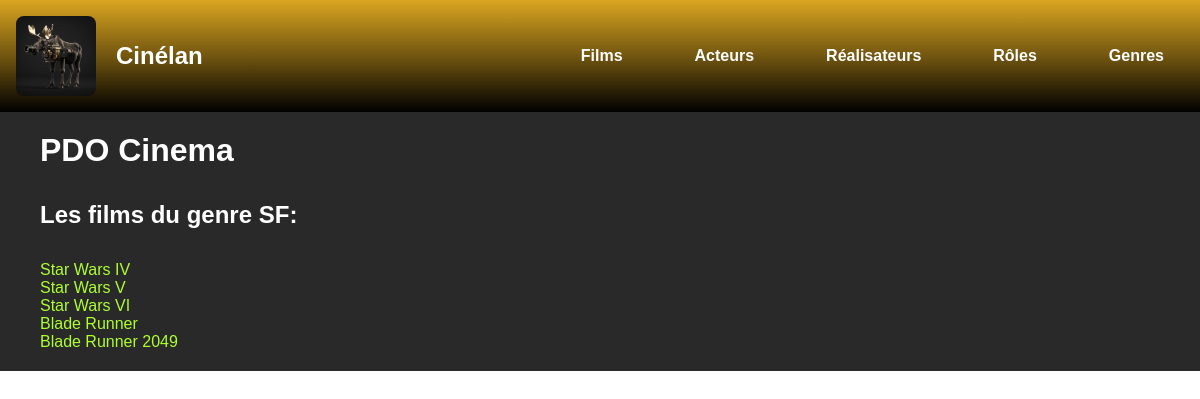
Screenshot of /index.php?action=detGenres&id=1 with the database file from the repository.
### tables this page shows
CREATE TABLE IF NOT EXISTS `genre` (
  `id_genre` int(11) NOT NULL AUTO_INCREMENT,
  `libelle_genre` varchar(50) NOT NULL,
  PRIMARY KEY (`id_genre`)
);

CREATE TABLE IF NOT EXISTS `genrer` (
  `id_film` int(11) NOT NULL,
  `id_genre` int(11) NOT NULL,
  PRIMARY KEY (`id_film`,`id_genre`),
  KEY `genrer_ibfk_2` (`id_genre`),
  CONSTRAINT `genrer_ibfk_1` FOREIGN KEY (`id_film`) REFERENCES `film` (`id_film`),
  CONSTRAINT `genrer_ibfk_2` FOREIGN KEY (`id_genre`) REFERENCES `genre` (`id_genre`)
);

CREATE TABLE IF NOT EXISTS `film` (
  `id_film` int(11) NOT NULL AUTO_INCREMENT,
  `titre_film` varchar(50) NOT NULL,
  `date_sortie_film` date NOT NULL,
  `temps_min_film` int(11) NOT NULL DEFAULT '0',
  `resume_film` text,
  `note_film` int(11) DEFAULT NULL,
  `image_film` varchar(50) DEFAULT 'indisponible.jpg',
  `id_realisateur` int(11) NOT NULL,
  PRIMARY KEY (`id_film`),
  KEY `FK_FILM_REALISATEUR` (`id_realisateur`),
  CONSTRAINT `FK_FILM_REALISATEUR` FOREIGN KEY (`id_realisateur`) REFERENCES `realisateur` (`id_realisateur`)
);

### controller/CinemaController.php (called while the page is built, shortened)
<?php
class CinemaController
{
    public function detGenres($id)
    {
        $pdo = Connect::seConnecter();
        $requete = $pdo->prepare("
            SELECT *
            FROM genre ge
            INNER JOIN genrer ger ON ge.id_genre = ger.id_genre
            INNER JOIN film f ON ger.id_film = f.id_film
            WHERE ge.id_genre = :id
        ");
        $requete->execute(["id" => $id]);
        require "view/detail/detailGenre.php";
    }
}

### view/detail/detailGenre.php (the view, shortened to what this page needs)
<?php
    $genre = $requete->fetchAll();
?>
<div >
    <?php foreach($genre as $film){ ?>
        <p class="foreach"><a href="index.php?action=detFilms&id=<?= $film['id_film'] ?>"><?= $film['titre_film'] ?></a></p>
    <?php } ?>
</div>
<?php
    $titre_secondaire = "Les films du genre ".$genre[0]['libelle_genre'].":";
    $contenu = ob_get_clean();
    require "view/template.php";
?>

### view/template.php (shortened to what this page needs)
<!DOCTYPE html>
<html lang="en">
<head>
    <link href="./www/css/style.css" rel="stylesheet">
</head>
<body>
    <header>
        <a href="index.php?action=formGroup"><img src="./www/img/cinelan.webp" alt=""><h2>Cinélan</h2></a>
        <nav id="topbar">
            <ul>
                <li><a href="index.php?action=listFilms">Films</a></li>
                <li><a href="index.php?action=listActeurs">Acteurs</a></li>
                <li><a href="index.php?action=listReals">Réalisateurs</a></li>
                <li><a href="index.php?action=listRoles">Rôles</a></li>
                <li><a href="index.php?action=listGenres">Genres</a></li>
            </ul>
        </nav>
    </header>
    <div id="wrapper">
        <main>
            <div id="lecontenu">
                <h1>PDO Cinema</h1>
                <h2><?= $titre_secondaire ?></h2>
                <?= $contenu ?>
            </div>
        </main>
    </div>
</body>
</html>

### www/css/style.css (style rules this page uses)
* { margin: 0; padding: 0; box-sizing: border-box; }
header { background: linear-gradient(goldenrod,rgb(114, 86, 16),black); display: flex; align-items: center; flex-wrap: wrap; justify-content: space-between; }
header h2 { margin: 20px; }
header a { color: white; font-family: tenby-six, sans-serif; font-style: normal; font-weight: 700; display: flex; align-items: center; margin: 16px; }
a { text-decoration: none; }
header img { height: 80px; border-radius: 8px; }
#topbar ul { display: flex; }
#topbar ul li { text-decoration: none; list-style-type: none; padding: 20px 0; margin: 0 20px; }
#wrapper { background-color: rgb(41, 41, 41); color: white; padding: 20px 40px; font-family: basic-sans, sans-serif; font-style: normal; font-weight: 400; }
#lecontenu { display: flex; flex-direction: column; gap: 4vh; }
.foreach a { color:greenyellow; }

### rows the page displays
genre: libelle_genre "Les films du genre SF:"
genrer: id_film.titre_film "Star Wars IV"
genrer: id_film.titre_film "Star Wars V"
genrer: id_film.titre_film "Star Wars VI"
genrer: id_film.titre_film "Blade Runner"
genrer: id_film.titre_film "Blade Runner 2049"
